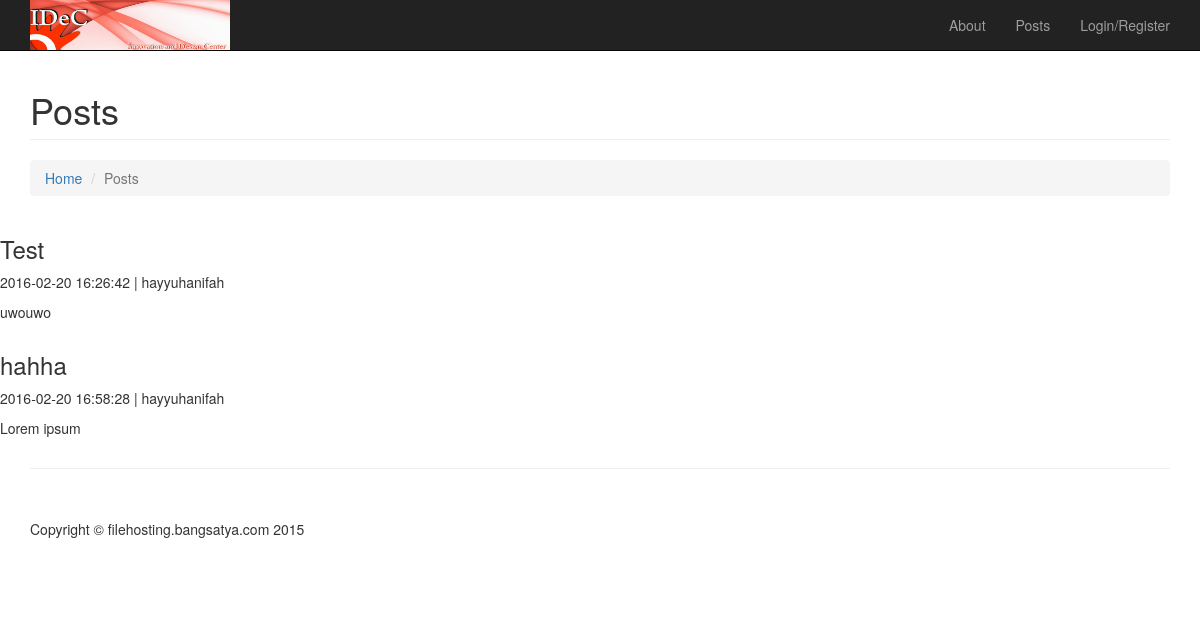
The page /posts.php on the database as committed earlier.
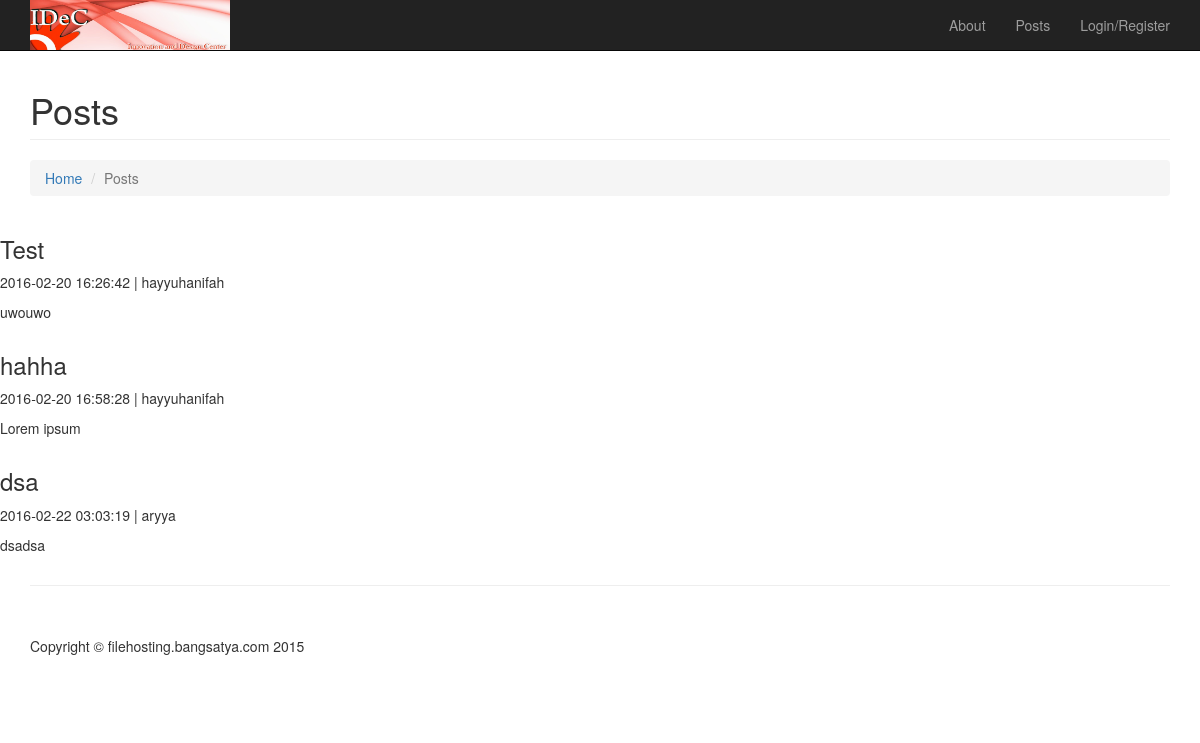
The same page on the database as committed later.
### tables this page shows
CREATE TABLE `post` (
  `pid` int(5) NOT NULL,
  `title` varchar(100) NOT NULL,
  `date` timestamp NOT NULL DEFAULT CURRENT_TIMESTAMP,
  `content` text NOT NULL,
  `isDeleted` tinyint(2) DEFAULT '0',
  `username` varchar(20) NOT NULL
);

### bin/post.php (called while the page is built, shortened)
<?php
Class Post {
	function getPosts () {
		$sql = "SELECT * FROM post WHERE isDeleted = '0'";
		$query = mysql_query($sql);
		return $query;
	}
}
?>

### posts.php (the view, shortened to what this page needs)
<?php
    include("template/header.php");
    require_once("bin/post.php");
?>
    <div class="container">
        <div class="row">
            <div class="col-lg-12">
                <h1 class="page-header">Posts
                </h1>
                <ol class="breadcrumb">
                    <li><a href="index.php">Home</a>
                    </li>
                    <li class="active">Posts</li>
                </ol>
            </div>
        </div>
        <div class="row">
            <div class="col-lg-12">
                <?php
                    $postHandler = new Post();
                    $query = $postHandler->getPosts();
                    while($data = mysql_fetch_array($query)){
                            print '<div class="row">';
                            print '<div class="row">';
                            print '<h3>'.$data['title'].'</h3></div>';
                            print '<div class="row">';
                            print '<p>'.$data['date'].' | '.$data['username'].'</p></div>';
                            print '<div class="row">';
                            print '<p>'.$data['content'].'</p></div>';
                            print '</div>';
                        }
                ?>
            </div>
        </div>
        <hr>
        <footer>
            <div class="row">
                <div class="col-lg-12">
                    <p>Copyright &copy; filehosting.bangsatya.com 2015</p>
                </div>
            </div>
        </footer>
    </div>
</body>
</html>

### template/header.php (shortened to what this page needs)
<?php
    include("bin/function.php");
?>
<!DOCTYPE html>
<html lang="en">
<head>
    <link href="css/bootstrap.min.css" rel="stylesheet">
    <link href="css/modern-business.css" rel="stylesheet">
    <link href="font-awesome/css/font-awesome.min.css" rel="stylesheet" type="text/css">
</head>
<body>
    <nav class="navbar navbar-inverse navbar-fixed-top" role="navigation">
        <div class="container">
            <div class="navbar-header">
				<table style="color:white">
					<tr>
						<td valign="middle">
							<img src="img/header-footer/idec.png" width="200px" height="50px">
						</td>
					</tr>
				</table>
			</div>
            <div class="collapse navbar-collapse" id="bs-example-navbar-collapse-1">
                <ul class="nav navbar-nav navbar-right">
                    <li>
                        <a href="about.php">About</a>
                    </li>
                    <li>
                        <a href="posts.php">Posts</a>
                    </li>
                    <li>
                    </li>
                </ul>
            </div>
        </div>
    </nav>

### bin/function.php (shortened to what this page needs)
<?php
function only_for_user($if_true,$if_false){
	if(isset($_SESSION['username'])){
		echo $if_true;
	}else{
		echo $if_false;
	}
}
?>

### css/modern-business.css (style rules this page uses)
html, body { height: 100%; }
body { padding-top: 50px; }
footer { margin: 50px 0; }

Rows that differ between the two databases and show on the page:
added post: title "dsa", date "2016-02-22 03:03:19", username "aryya", content "dsadsa"
